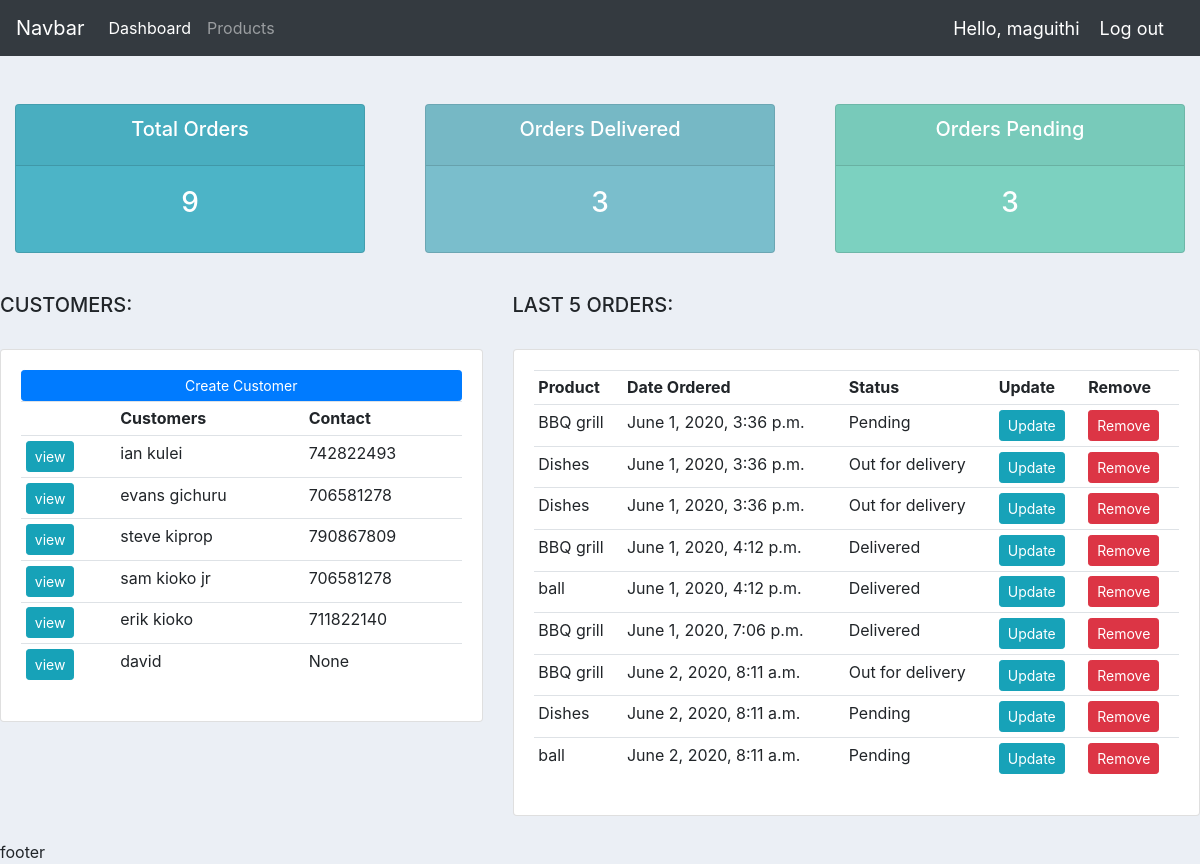
The app's page / (signed in) with its own data.
### accounts/models.py (models this page shows, shortened)
class Customer(models.Model):  # cascde means if model is deleted the relationship is also deleted
    user = models.OneToOneField(User, null=True, blank=True, on_delete=models.CASCADE)  # extending this model to cater for users
    name = models.CharField(max_length=500, null=True)
    phone = models.IntegerField(null=True)
    email = models.EmailField(null=True)
    profile_pic = models.ImageField(default='car.jpg', null=True, blank=True)
    date_created = models.DateTimeField(auto_now_add=True, null=True)

class Order(models.Model):
    STATUS = (
        ('Pending', 'Pending'),
        ('Out for delivery', 'Out for delivery'),
        ('Delivered', 'Delivered'),
    )
    customer = models.ForeignKey(Customer, null=True, on_delete=models.SET_NULL)
    product = models.ForeignKey(Product, null=True, on_delete=models.SET_NULL)
    date_created = models.DateTimeField(auto_now_add=True, null=True)
    status = models.CharField(max_length=500, null=True, choices=STATUS)
    note = models.CharField(max_length=500, null=True)

class Product(models.Model):
    CATEGORY = (
        ('Indoor', 'Indoor'),
        ('Out Door', 'Out Door'),
    )
    tag = models.ManyToManyField(Tag)
    name = models.CharField(max_length=500, null=True)
    price = models.FloatField(null=True)
    category = models.CharField(max_length=500, null=True, choices=CATEGORY)
    description = models.CharField(max_length=500, null=True, blank=True)
    date_created = models.DateTimeField(auto_now_add=True, null=True)
    def __str__(self):
        return self.name

### accounts/decorators.py (the view)
    def wrapper_func(request, *args, **kwargs):  # this is a quick fix not suitable for production
        group = None
        if request.user.groups.exists():
            group = request.user.groups.all()[0].name
        if group == 'customer':
            return redirect('user_page')
        if group == 'admin':
            return view_func(request, *args, **kwargs)

### accounts/views.py (called while the page is built)
@login_required(login_url='login')  # decorator redirects one to the login page if they try to access this page
@admin_only
def home(request):
    orders = Order.objects.all()
    total_orders = orders.count()
    pending_orders = orders.filter(status='Pending').count()
    delivered_orders = orders.filter(status='Delivered').count()
    customers = Customer.objects.all()
    context_dict = {
        'total_orders': total_orders,
        'pending_orders': pending_orders,
        'delivered_orders': delivered_orders,
        'customers': customers,
        'orders': orders,
    }
    return render(request, 'accounts/dashboard.html', context=context_dict)

### templates/accounts/dashboard.html
{% extends 'accounts/main.html' %}
{% block content %}
{% include 'accounts/status.html' %}
    <br>
    <div class="row">
        <div class="col-md-5">
            <h5>CUSTOMERS:</h5>
            <br>
            <div class="card card-body">
                <a class="btn btn-primary btn-sm btn-block" href="">Create Customer</a>
                <table class="table table-sm">
                    <tr>
                        <th></th>
                         <th>Customers</th>
                         <th>Contact</th>
                    </tr>
                {% for customer in customers %}
                    <tr>
                        <th><a class="btn btn-sm btn-info" href="{% url 'customers' customer.id %}">view</a></th>
                          <td>{{ customer.name }}</td>
                          <td>{{ customer.phone }}</td>
                    </tr>
                {% endfor %}
                </table>
            </div>
        </div>
        <div class="col-md-7">
            <h5>LAST 5 ORDERS:</h5>
            <br>
            <div class="card card-body">
                <table class="table table-sm">
                    <tr>
                        <th>Product</th>
                         <th>Date Ordered</th>
                         <th>Status</th>
                        <th>Update</th>
                        <th>Remove</th>
                    </tr>
                     {% for order in orders %}
                    <tr>
                        <td>{{ order.product }}</td>
                        <td>{{ order.date_created }}</td>
                        <td>{{ order.status }}</td>
                        <td> <a class="btn btn-sm btn-info" href="{% url 'update_order' order.id %}">Update</a> </td>
                        <td> <a class="btn btn-sm btn-danger" href="{% url 'delete_order' order.id %}">Remove</a> </td>
                    </tr>
                        {% endfor %}
                </table>
            </div>
        </div>
    </div>
{% endblock %}

### templates/accounts/main.html (shortened to what this page needs)
<!DOCTYPE html>
{% load static %}
<html lang="en">
<head>
    <link rel="stylesheet" href="https://stackpath.bootstrapcdn.com/bootstrap/4.3.1/css/bootstrap.min.css">
    <link rel="stylesheet" type="text/css" href="{% static 'css/main.css' %}">
</head>
<body>
{% include 'accounts/navbar.html' %}
<br>
    {% block content %}
    {% endblock %}
<br>
<footer>footer</footer>
</body>
</html>

### templates/accounts/navbar.html (shortened to what this page needs)
<nav class="navbar navbar-expand-lg navbar-dark bg-dark">
  <a class="navbar-brand" href="#">Navbar</a>
  <div class="collapse navbar-collapse" id="navbarNavDropdown">
    <ul class="navbar-nav">
      {% if request.user.is_staff %}
      <li class="nav-item active">
        <a class="nav-link" href="{% url 'home' %}">Dashboard </a>
      </li>
      <li class="nav-item">
        <a class="nav-link" href="{% url 'products' %}">Products</a>
      </li>
      {% else %}
      <li class="nav-item">
        <a class="nav-link" href="{% url 'account' %}">Settings</a>
      </li>
      {% endif %}
    </ul>
  </div>
  <span class="nav_user">Hello, {{request.user}} </span>
  <span ><a class="nav_user" href="{% url 'logout' %}">Log out</a> </span>
</nav>

### templates/accounts/status.html
<br>
<div class="row">
    <div class="col">
        <div class="col-md">
                <div class="card text-center text-white mb-3" id="total-orders">
                    <div class="card-header">
                        <h5 class="card-title">Total Orders</h5>
                    </div>
                    <div class="card-body">
                        <h3 class="card-title">{{total_orders}}</h3>
                    </div>
                </div>
        </div>
    </div>
    <div class="col">
        <div class="col-md">
                <div class="card text-center text-white mb-3" id="orders-delivered">
                    <div class="card-header">
                        <h5 class="card-title">Orders Delivered</h5>
                    </div>
                    <div class="card-body">
                        <h3 class="card-title">{{delivered_orders}}</h3>
                    </div>
                </div>
        </div>
    </div>
    <div class="col">
        <div class="col-md">
                <div class="card text-center text-white mb-3" id="orders-pending">
                    <div class="card-header">
                        <h5 class="card-title">Orders Pending</h5>
                    </div>
                    <div class="card-body">
                        <h3 class="card-title">{{pending_orders}}</h3>
                    </div>
                </div>
        </div>
    </div>
</div>

### static/css/main.css (style rules this page uses)
body { background-color: #ebeff5; }
#total-orders { background-color: #4cb4c7; }
#orders-delivered { background-color: #7abecc; }
#orders-pending { background-color: #7cd1c0; }

### templates/accounts/navbar.html (style rules this page uses)
.nav_user { font-size: 18px; color: #fff; margin-right: 20px; }

### records on screen
Customer: name "ian kulei", phone "742822493"
Customer: name "evans gichuru", phone "706581278"
Customer: name "steve kiprop", phone "790867809"
Customer: name "sam kioko jr", phone "706581278"
Customer: name "erik kioko", phone "711822140"
Customer: name "david", phone "None"
Order: product "BBQ grill", date_created "June 1, 2020, 3:36 p.m.", status "Pending"
Order: product "Dishes", date_created "June 1, 2020, 3:36 p.m.", status "Out for delivery"
Order: product "Dishes", date_created "June 1, 2020, 3:36 p.m.", status "Out for delivery"
Order: product "BBQ grill", date_created "June 1, 2020, 4:12 p.m.", status "Delivered"
Order: product "ball", date_created "June 1, 2020, 4:12 p.m.", status "Delivered"
Order: product "BBQ grill", date_created "June 1, 2020, 7:06 p.m.", status "Delivered"
Order: product "BBQ grill", date_created "June 2, 2020, 8:11 a.m.", status "Out for delivery"
Order: product "Dishes", date_created "June 2, 2020, 8:11 a.m.", status "Pending"
Order: product "ball", date_created "June 2, 2020, 8:11 a.m.", status "Pending"

### other values on screen
{{ request.user }} "maguithi"
{{ total_orders }} "9"
{{ delivered_orders }} "3"
{{ pending_orders }} "3"
